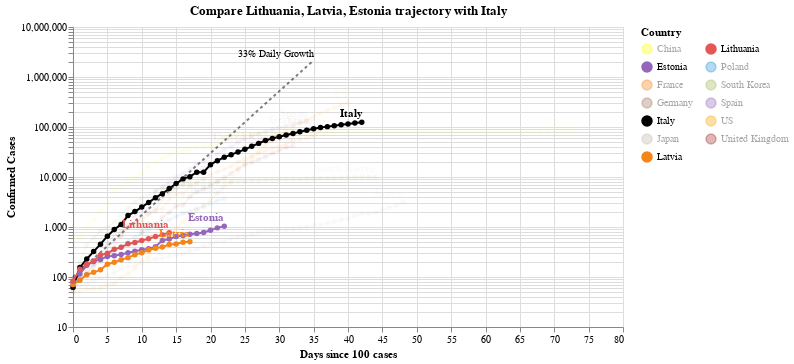

Notebook source saved alongside this figure:
### Code cell
#hide_input
chart3 = make_since_chart(['Lithuania', 'Latvia', 'Estonia'])
chart3

### Figure 1 — Vega-Lite specification as saved in the notebook (floating-point values rounded to 4 significant figures; data arrays with more than 128 entries replaced by an {"elided": "..."} marker saying what was removed)
{"config": {"view": {"continuousWidth": 400, "continuousHeight": 300}}, "layer": [{"mark": {"type": "line", "color": "black", "opacity": 0.5, "strokeDash": [3, 3]}, "encoding": {"x": {"type": "quantitative", "field": "Days since 100 cases"}, "y": {"type": "quantitative", "field": "Confirmed Cases"}}}, {"mark": {"type": "text", "align": "right", "dy": -6, "fontSize": 10, "text": "33% Daily Growth"}, "encoding": {"x": {"type": "quantitative", "field": "Days since 100 cases"}, "y": {"type": "quantitative", "field": "Confirmed Cases"}}, "transform": [{"filter": "(datum['Days since 100 cases'] >= 35)"}]}, {"data": {"name": "data-944cbfd51df286de0f6a97af098a867c"}, "mark": {"type": "line", "point": true}, "encoding": {"color": {"type": "nominal", "field": "Country", "legend": {"columns": 2}, "scale": {"domain": ["China", "Estonia", "France", "Germany", "Italy", "Japan", "Latvia", "Lithuania", "Poland", "South Korea", "Spain", "US", "United Kingdom"], "range": ["yellow", "#9467bd", "#F58518", "#9D755D", "black", "#C1B7AD", "#F58518", "#E45756", "#2495D3", "#A1BA59", "#9467bd", "orange", "brown"]}}, "opacity": {"condition": {"value": 1, "selection": "selector002"}, "value": 0.05}, "tooltip": [{"type": "nominal", "field": "Country"}, {"type": "temporal", "field": "Date"}, {"type": "quantitative", "field": "Confirmed Cases"}, {"type": "quantitative", "field": "Days since 100 cases"}], "x": {"type": "quantitative", "field": "Days since 100 cases"}, "y": {"type": "quantitative", "field": "Confirmed Cases", "scale": {"type": "log"}}}, "selection": {"selector002": {"type": "multi", "fields": ["Country"], "bind": "legend", "init": [{"Country": "Lithuania"}, {"Country": "Latvia"}, {"Country": "Estonia"}, {"Country": "Italy"}]}}, "width": 550}, {"data": {"name": "data-944cbfd51df286de0f6a97af098a867c"}, "mark": {"type": "text", "align": "right", "dy": -8, "fontWeight": "bold"}, "encoding": {"color": {"type": "nominal", "field": "Country", "legend": {"columns": 2}, "scale": {"domain": ["China", "Estonia", "France", "Germany", "Italy", "Japan", "Latvia", "Lithuania", "Poland", "South Korea", "Spain", "US", "United Kingdom"], "range": ["yellow", "#9467bd", "#F58518", "#9D755D", "black", "#C1B7AD", "#F58518", "#E45756", "#2495D3", "#A1BA59", "#9467bd", "orange", "brown"]}}, "opacity": {"condition": {"value": 1, "selection": "selector002"}, "value": 0.05}, "text": {"type": "nominal", "field": "Country"}, "tooltip": [{"type": "nominal", "field": "Country"}, {"type": "temporal", "field": "Date"}, {"type": "quantitative", "field": "Confirmed Cases"}, {"type": "quantitative", "field": "Days since 100 cases"}], "x": {"type": "quantitative", "field": "Days since 100 cases"}, "y": {"type": "quantitative", "field": "Confirmed Cases", "scale": {"type": "log"}}}, "transform": [{"filter": "(datum['Date'] >= 1585958400000)"}], "width": 550}], "data": {"name": "data-c1a3bbf4dd040f2e7e8e7a69520e3c2a"}, "title": "Compare Lithuania, Latvia, Estonia trajectory with Italy", "$schema": "https://vega.github.io/schema/vega-lite/v4.0.2.json", "datasets": {"data-c1a3bbf4dd040f2e7e8e7a69520e3c2a": [{"Days since 100 cases": 0, "Confirmed Cases": 100.0}, {"Days since 100 cases": 1, "Confirmed Cases": 133.0}, {"Days since 100 cases": 2, "Confirmed Cases": 176.9}, {"Days since 100 cases": 3, "Confirmed Cases": 235.3}, {"Days since 100 cases": 4, "Confirmed Cases": 312.9}, {"Days since 100 cases": 5, "Confirmed Cases": 416.2}, {"Days since 100 cases": 6, "Confirmed Cases": 553.5}, {"Days since 100 cases": 7, "Confirmed Cases": 736.1}, {"Days since 100 cases": 8, "Confirmed Cases": 979.1}, {"Days since 100 cases": 9, "Confirmed Cases": 1302.0}, {"Days since 100 cases": 10, "Confirmed Cases": 1732.0}, {"Days since 100 cases": 11, "Confirmed Cases": 2303.0}, {"Days since 100 cases": 12, "Confirmed Cases": 3064.0}, {"Days since 100 cases": 13, "Confirmed Cases": 4074.0}, {"Days since 100 cases": 14, "Confirmed Cases": 5419.0}, {"Days since 100 cases": 15, "Confirmed Cases": 7207.0}, {"Days since 100 cases": 16, "Confirmed Cases": 9586.0}, {"Days since 100 cases": 17, "Confirmed Cases": 12750.0}, {"Days since 100 cases": 18, "Confirmed Cases": 16960.0}, {"Days since 100 cases": 19, "Confirmed Cases": 22550.0}, {"Days since 100 cases": 20, "Confirmed Cases": 29990.0}, {"Days since 100 cases": 21, "Confirmed Cases": 39890.0}, {"Days since 100 cases": 22, "Confirmed Cases": 53060.0}, {"Days since 100 cases": 23, "Confirmed Cases": 70560.0}, {"Days since 100 cases": 24, "Confirmed Cases": 93850.0}, {"Days since 100 cases": 25, "Confirmed Cases": 124800.0}, {"Days since 100 cases": 26, "Confirmed Cases": 166000.0}, {"Days since 100 cases": 27, "Confirmed Cases": 220800.0}, {"Days since 100 cases": 28, "Confirmed Cases": 293700.0}, {"Days since 100 cases": 29, "Confirmed Cases": 390600.0}, {"Days since 100 cases": 30, "Confirmed Cases": 519500.0}, {"Days since 100 cases": 31, "Confirmed Cases": 690900.0}, {"Days since 100 cases": 32, "Confirmed Cases": 918900.0}, {"Days since 100 cases": 33, "Confirmed Cases": 1222000.0}, {"Days since 100 cases": 34, "Confirmed Cases": 1625000.0}, {"Days since 100 cases": 35, "Confirmed Cases": 2162000.0}], "data-944cbfd51df286de0f6a97af098a867c": {"elided": "472 records"}}}
